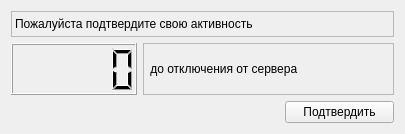
<?xml version="1.0" encoding="UTF-8"?>
<ui version="4.0">
 <class>PingPongDialog</class>
 <widget class="QWidget" name="PingPongDialog">
  <property name="geometry">
   <rect>
    <x>0</x>
    <y>0</y>
    <width>405</width>
    <height>134</height>
   </rect>
  </property>
  <property name="windowTitle">
   <string>Form</string>
  </property>
  <layout class="QVBoxLayout" name="verticalLayout_2">
   <item>
    <layout class="QVBoxLayout" name="verticalLayout" stretch="1,2,2">
     <item>
      <widget class="QLabel" name="label">
       <property name="frameShape">
        <enum>QFrame::StyledPanel</enum>
       </property>
       <property name="text">
        <string>Пожалуйста подтвердите свою активность</string>
       </property>
      </widget>
     </item>
     <item>
      <layout class="QHBoxLayout" name="horizontalLayout" stretch="1,2">
       <item>
        <widget class="QLCDNumber" name="timerDisplay"/>
       </item>
       <item>
        <widget class="QLabel" name="label_2">
         <property name="frameShape">
          <enum>QFrame::StyledPanel</enum>
         </property>
         <property name="text">
          <string> до отключения от сервера</string>
         </property>
        </widget>
       </item>
      </layout>
     </item>
     <item>
      <layout class="QHBoxLayout" name="horizontalLayout_2" stretch="5,2">
       <item>
        <spacer name="horizontalSpacer">
         <property name="orientation">
          <enum>Qt::Horizontal</enum>
         </property>
         <property name="sizeHint" stdset="0">
          <size>
           <width>40</width>
           <height>20</height>
          </size>
         </property>
        </spacer>
       </item>
       <item>
        <widget class="QPushButton" name="confirmButton">
         <property name="text">
          <string>Подтвердить</string>
         </property>
        </widget>
       </item>
      </layout>
     </item>
    </layout>
   </item>
  </layout>
 </widget>
 <resources/>
 <connections/>
</ui>
